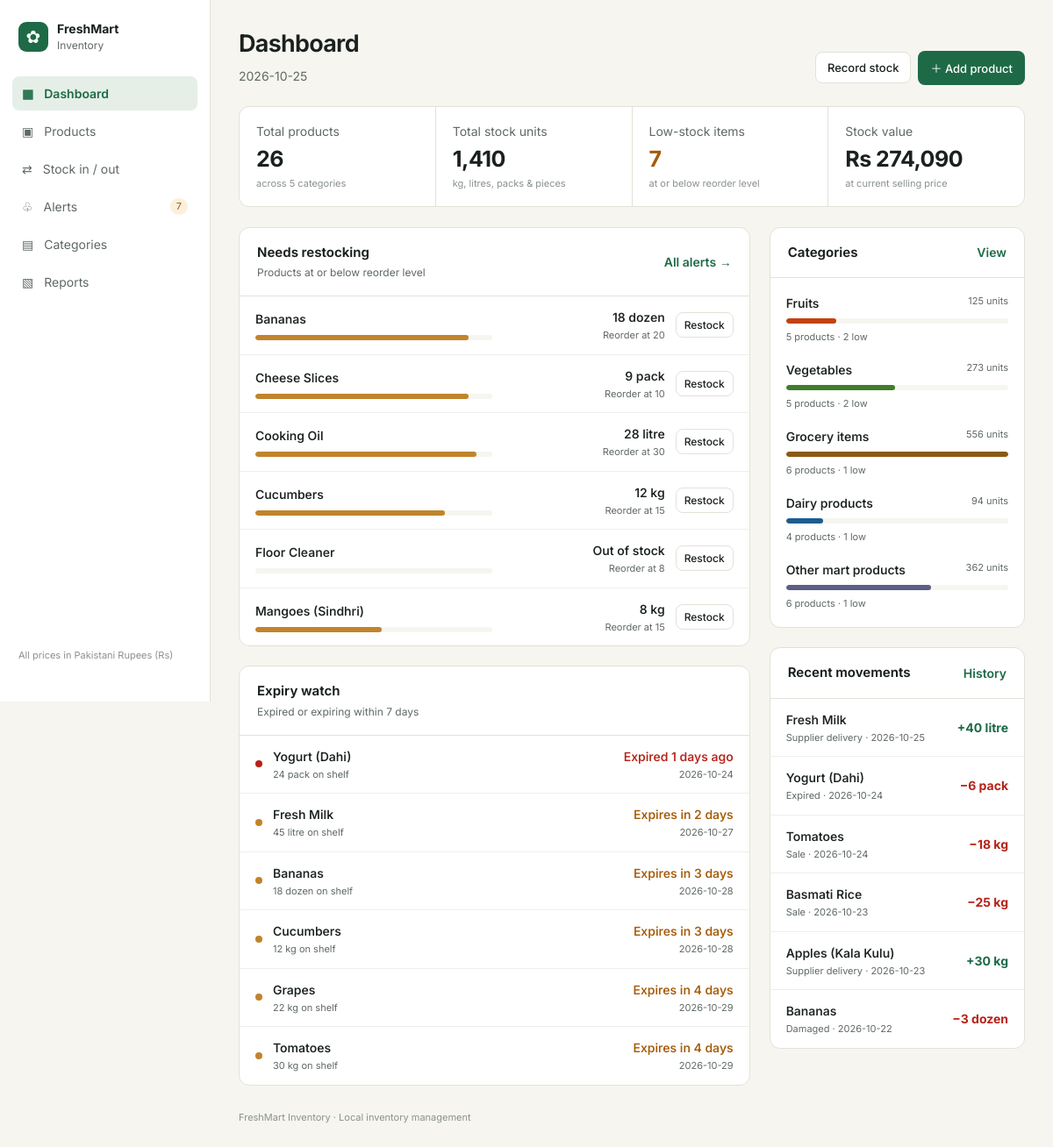
The page / on the database its author committed.
### tables this page shows
CREATE TABLE products(id INTEGER PRIMARY KEY AUTOINCREMENT,name TEXT NOT NULL COLLATE NOCASE UNIQUE,category TEXT NOT NULL,price REAL NOT NULL,unit TEXT NOT NULL,quantity INTEGER NOT NULL,reorder_level INTEGER NOT NULL,expiry_date TEXT);

CREATE TABLE transactions(id INTEGER PRIMARY KEY AUTOINCREMENT,product_id INTEGER,product_name TEXT NOT NULL,unit TEXT NOT NULL,type TEXT NOT NULL,quantity INTEGER NOT NULL,reason TEXT NOT NULL,party TEXT DEFAULT '',date TEXT NOT NULL,note TEXT DEFAULT '',FOREIGN KEY(product_id) REFERENCES products(id));

### app.py (the view)
@app.route('/')
def dashboard():
    d=common(); p=d['products']; d.update(total_units=sum(x['quantity'] for x in p),stock_value=sum(x['price']*x['quantity'] for x in p),recent=d['transactions'][:6],category_stats=[])
    for cat in CATEGORIES:
        items=[x for x in p if x['category']==cat[0]]; d['category_stats'].append({'id':cat[0],'name':cat[1],'count':len(items),'units':sum(x['quantity'] for x in items),'low':sum(x['quantity']<=x['reorder_level'] for x in items)})
    return render_template('dashboard.html',**d,title='Dashboard')

### app.py (called while the page is built)
def db():
    conn=sqlite3.connect(DB_PATH); conn.row_factory=sqlite3.Row; return conn

def all_products():
    with db() as c: return [dict(r) for r in c.execute('SELECT * FROM products ORDER BY name')]

def all_transactions():
    with db() as c: return [dict(r) for r in c.execute('SELECT * FROM transactions ORDER BY date DESC,id DESC')]

def expiry_status(p):
    if not p.get('expiry_date'): return ('none',None)
    days=(date.fromisoformat(p['expiry_date'])-date.today()).days
    return ('expired' if days<0 else 'soon' if days<=7 else 'ok',days)

def common():
    products=all_products(); tx=all_transactions()
    low=[p for p in products if p['quantity']<=p['reorder_level']]
    expiry=[]
    for p in products:
        st,days=expiry_status(p)
        if st in ('expired','soon'): expiry.append({**p,'expiry_status':st,'days':days})
    expiry.sort(key=lambda x:x['days'])
    return dict(products=products,transactions=tx,categories=CATEGORIES,units=UNITS,reasons=REASONS,low_stock=low,expiry_watch=expiry)

@app.context_processor
def inject(): return {'today':date.today().isoformat(),'money':lambda n:'Rs {:,.0f}'.format(n),'qty':lambda n,u:f'{n:,} {u}','category_name':lambda cid:next((x[1] for x in CATEGORIES if x[0]==cid),cid),'stock_status':stock_status,'expiry_status':expiry_status}

### templates/dashboard.html
{% extends 'base.html' %}{% block content %}<div class="page-head"><div><h1>Dashboard</h1><p>{{ today }}</p></div><div class="actions"><a class="btn secondary" href="{{ url_for('stock_page') }}">Record stock</a><a class="btn primary" href="{{ url_for('products_page') }}#product-form">＋ Add product</a></div></div><section class="stats"><div class="stat"><span>Total products</span><strong>{{ products|length }}</strong><small>across {{ categories|length }} categories</small></div><div class="stat"><span>Total stock units</span><strong>{{ '{:,}'.format(total_units) }}</strong><small>kg, litres, packs & pieces</small></div><div class="stat"><span>Low-stock items</span><strong class="{% if low_stock %}warn-text{% endif %}">{{ low_stock|length }}</strong><small>at or below reorder level</small></div><div class="stat"><span>Stock value</span><strong>{{ money(stock_value) }}</strong><small>at current selling price</small></div></section><div class="dashboard-grid"><div class="stack"><section class="panel"><div class="panel-head"><div><h2>Needs restocking</h2><p>Products at or below reorder level</p></div><a href="{{ url_for('alerts_page') }}">All alerts →</a></div>{% if low_stock %}<div class="list">{% for p in low_stock[:6] %}<div class="list-row"><div class="grow"><b>{{ p.name }}</b><div class="progress"><i class="{% if p.quantity==0 %}danger-bg{% else %}warn-bg{% endif %}" style="width:{{ [100,p.quantity / (p.reorder_level or 1)*100]|min }}%"></i></div></div><div class="right"><b>{{ 'Out of stock' if p.quantity==0 else qty(p.quantity,p.unit) }}</b><small>Reorder at {{ p.reorder_level }}</small></div><a class="btn small secondary" href="{{ url_for('stock_page',type='in',product=p.id) }}">Restock</a></div>{% endfor %}</div>{% else %}<div class="empty">✓ Everything is well stocked</div>{% endif %}</section><section class="panel"><div class="panel-head"><div><h2>Expiry watch</h2><p>Expired or expiring within 7 days</p></div></div>{% if expiry_watch %}<div class="list">{% for p in expiry_watch[:6] %}<div class="list-row"><span class="dot {{ 'red' if p.expiry_status=='expired' else 'amber' }}"></span><div class="grow"><b>{{ p.name }}</b><small>{{ qty(p.quantity,p.unit) }} on shelf</small></div><div class="right"><b class="{{ 'danger-text' if p.expiry_status=='expired' else 'warn-text' }}">{% if p.days<0 %}Expired {{ -p.days }} days ago{% elif p.days==0 %}Expires today{% elif p.days==1 %}Expires tomorrow{% else %}Expires in {{ p.days }} days{% endif %}</b><small>{{ p.expiry_date }}</small></div></div>{% endfor %}</div>{% else %}<div class="empty">Nothing expiring soon</div>{% endif %}</section></div><div class="stack"><section class="panel"><div class="panel-head"><h2>Categories</h2><a href="{{ url_for('categories_page') }}">View</a></div><div class="category-bars">{% for c in category_stats %}<div><div class="bar-label"><b>{{ c.name }}</b><span>{{ c.units }} units</span></div><div class="progress"><i class="cat-{{ c.id }}" style="width:{{ c.units / ([category_stats|map(attribute='units')|max,1]|max)*100 }}%"></i></div><small>{{ c.count }} products{% if c.low %} · {{ c.low }} low{% endif %}</small></div>{% endfor %}</div></section><section class="panel"><div class="panel-head"><h2>Recent movements</h2><a href="{{ url_for('stock_page') }}">History</a></div><div class="list">{% for t in recent %}<div class="list-row"><div class="grow"><b>{{ t.product_name }}</b><small>{{ t.reason }} · {{ t.date }}</small></div><strong class="{{ 'green-text' if t.type=='in' else 'danger-text' }}">{{ '+' if t.type=='in' else '−' }}{{ qty(t.quantity,t.unit) }}</strong></div>{% else %}<div class="empty">No movements yet.</div>{% endfor %}</div></section></div></div>{% endblock %}

### templates/base.html (shortened to what this page needs)
<!doctype html><html lang="en"><head><link rel="stylesheet" href="{{ url_for('static',filename='style.css') }}"></head><body><div class="layout"><aside class="sidebar"><a class="brand" href="{{ url_for('dashboard') }}"><span class="brand-icon">✿</span><span><b>FreshMart</b><small>Inventory</small></span></a><nav>{% for endpoint,label,icon in [('dashboard','Dashboard','▦'),('products_page','Products','▣'),('stock_page','Stock in / out','⇄'),('alerts_page','Alerts','♧'),('categories_page','Categories','▤'),('reports_page','Reports','▧')] %}<a class="nav-link {% if request.endpoint==endpoint %}active{% endif %}" href="{{ url_for(endpoint) }}"><span>{{ icon }}</span>{{ label }}{% if endpoint=='alerts_page' and low_stock|length %}<em>{{ low_stock|length }}</em>{% endif %}</a>{% endfor %}</nav><p class="side-note">All prices in Pakistani Rupees (Rs)</p></aside><main class="main"><div class="content">{% block content %}{% endblock %}<footer>FreshMart Inventory · Local inventory management</footer></div></main></div></body></html>

### rows shown on the page
products: name "Bananas", quantity+unit "18 dozen", reorder_level "20", days "3", expiry_date "2026-10-28"
products: name "Cheese Slices", quantity+unit "9 pack", reorder_level "10"
products: name "Cooking Oil", quantity+unit "28 litre", reorder_level "30"
products: name "Cucumbers", quantity+unit "12 kg", reorder_level "15", days "3", expiry_date "2026-10-28"
products: name "Floor Cleaner", quantity "Out of stock", reorder_level "8"
products: name "Mangoes (Sindhri)", quantity+unit "8 kg", reorder_level "15"
products: name "Yogurt (Dahi)", quantity+unit "24 pack", days "1", expiry_date "2026-10-24"
products: name "Fresh Milk", quantity+unit "45 litre", days "2", expiry_date "2026-10-27"
products: name "Grapes", quantity+unit "22 kg", days "4", expiry_date "2026-10-29"
products: name "Tomatoes", quantity+unit "30 kg", days "4", expiry_date "2026-10-29"
transactions: product_name "Fresh Milk", reason "Supplier delivery", date "2026-10-25", type "+", quantity+unit "40 litre"
transactions: product_name "Yogurt (Dahi)", reason "Expired", date "2026-10-24", type "−", quantity+unit "6 pack"
transactions: product_name "Tomatoes", reason "Sale", date "2026-10-24", type "−", quantity+unit "18 kg"
transactions: product_name "Basmati Rice", reason "Sale", date "2026-10-23", type "−", quantity+unit "25 kg"
transactions: product_name "Apples (Kala Kulu)", reason "Supplier delivery", date "2026-10-23", type "+", quantity+unit "30 kg"
transactions: product_name "Bananas", reason "Damaged", date "2026-10-22", type "−", quantity+unit "3 dozen"

### other values the page prints
{{ icon }} "▦" "▣" "⇄" "♧" "▤" "▧"
{{ label }} "Dashboard" "Products" "Stock in / out" "Alerts" "Categories" "Reports"
{{ low_stock|length }} "7"
{{ products|length }} "26"
{{ categories|length }} "5"
{{ '{:,}'.format(total_units) }} "1,410"
{{ money(stock_value) }} "Rs 274,090"
{{ c.name }} "Fruits" "Vegetables" "Grocery items" "Dairy products" "Other mart products"
{{ c.units }} "125" "273" "556" "94" "362"
{{ c.count }} "5" "5" "6" "4" "6"
{{ c.low }} "2" "2" "1" "1" "1"
